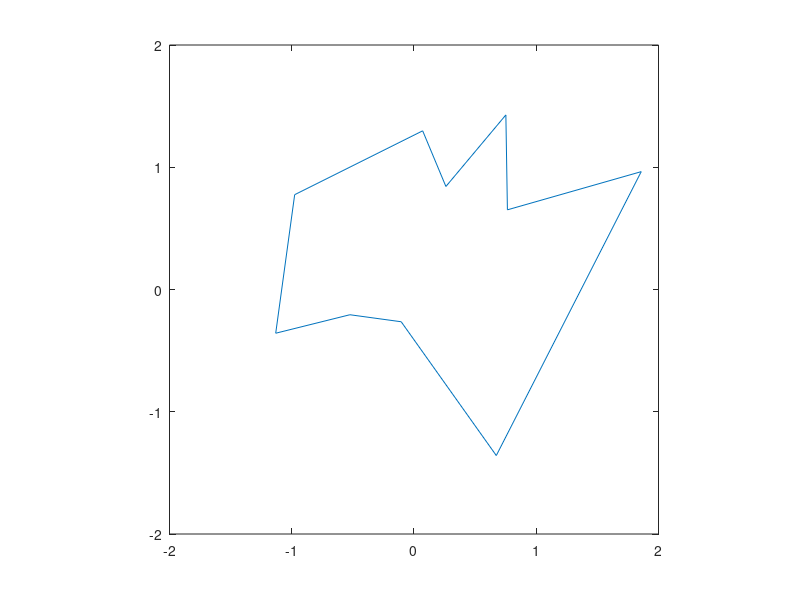
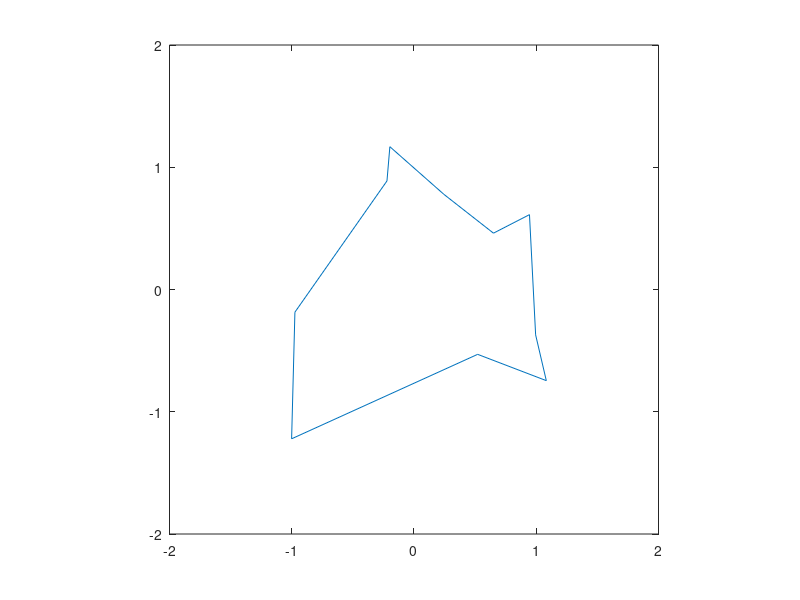
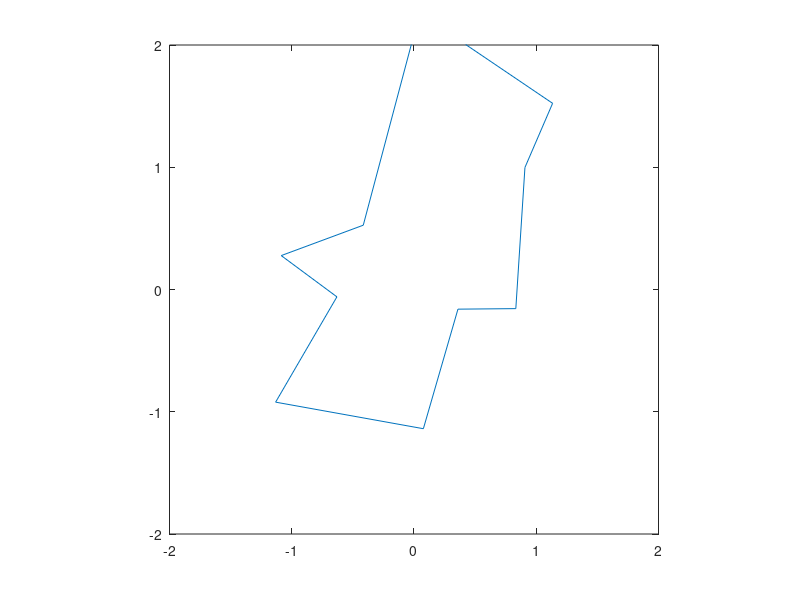
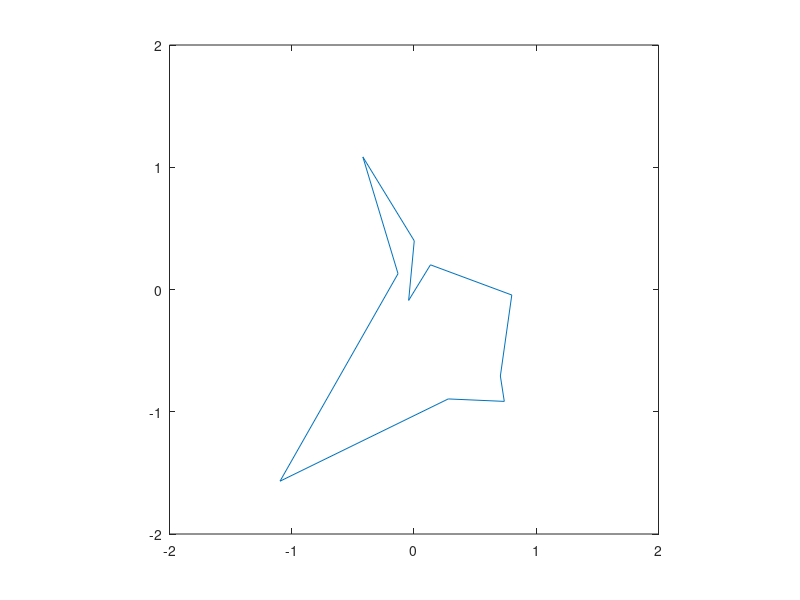

These figures' MATLAB source, in order:
%%
close all;

nvertices = 10;
mu_side = 1;
sigma_side = .5;
xylim = 2;

npolygons = 16;

allvertices = cell(npolygons,1);

for ipolygon = 1:npolygons
    
    vertex_angles = sort( rand([nvertices 1]) );
    vertex_lengths = randn([nvertices 1])*sigma_side + mu_side;
    
    %
    vertices_z = exp(1i*2*pi*vertex_angles) .* vertex_lengths;
    vertices = [real(vertices_z) imag(vertices_z)];
    allvertices{ipolygon} = vertices;
    
    vertices_cycle = [vertices ; vertices(1,:)];
    
    figure;
    plot(vertices_cycle(:,1),vertices_cycle(:,2));
    axis equal;
    xlim(xylim*[-1 1]);
    ylim(xylim*[-1 1]);
    
    
end